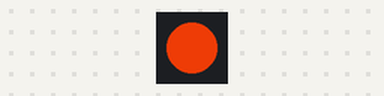
The sketch below on a simulated Arduino Uno, built with avr-gcc and run on an emulated ATmega328P. Parts: 1 RGB LEDs in strip order, left to right. Dim RGB values are drawn brighter than linear.

Above: at 0.2 s.
At 1.7 s:
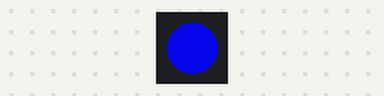
At 3.2 s:
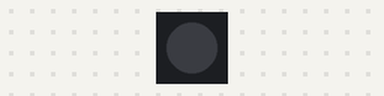
At 7.7 s:
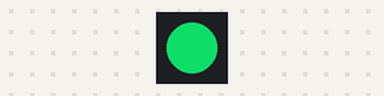
Timing chart, 0 to 8.1 s (numbered marks = the images above):
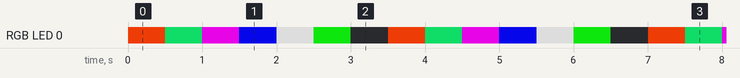

Measured:
- by itself, RGB LED 0: repeats every 3.5 s: RGB(10, 150, 70) 0.50 s, RGB(180, 3, 180) 0.50 s, RGB(5, 5, 190) 0.50 s, RGB(150, 150, 150) 0.50 s, RGB(10, 180, 10) 0.50 s, off 0.50 s, RGB(200, 50, 5) 0.50 s
- by itself, everything shown: repeats every 3.5 s, in 7 steps

The sketch:

NeoPixel.ino
```cpp
#include <Adafruit_NeoPixel.h>
#define PIN       8
#define NUMPIXELS 1

//Deklaracja obiektu klasy Adafruit_NeoPixel
Adafruit_NeoPixel pixels(NUMPIXELS, PIN, NEO_GRB);

//Stałe określające poszczególne kolory
#define PEACH 200,50,5
#define CYAN 10,150,70
#define PURPLE 180,3,180
#define BLUE 5,5,190
#define WHITE 150,150,150
#define GREEN 10,180,10

//Tablica przechowuje kolejne kolory dla diody
uint32_t colors[7] = {pixels.Color(PEACH), pixels.Color(CYAN),
   pixels.Color(PURPLE), pixels.Color(BLUE), pixels.Color(WHITE),
   pixels.Color(GREEN), pixels.Color(0,0,0)};

void setup() {
  // Inicjalizacja klasy
  pixels.begin();
}

//Pętla wyświetla kolejne kolory zdefiniowane w tablicy
void loop() {
   for (byte i = 0; i < 7; i++)
   {
    pixels.setPixelColor(0, colors[i]);
    pixels.show();
    delay(500);
   }
}
```
